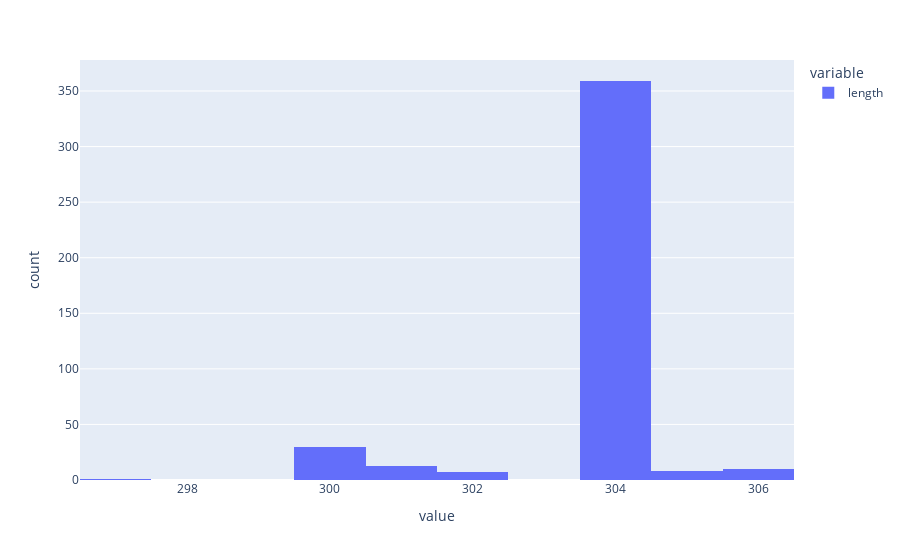

This figure's notebook cell:
### Markdown cell above
### plot lengths

### Code cell
px.histogram(lengths.length)

### Figure 1 — Plotly figure (JSON) as saved in the notebook; plotly's stock layout.template omitted (floating-point values rounded to 4 significant figures; data arrays with more than 128 entries replaced by an {"elided": "..."} marker saying what was removed)
{"data": [{"alignmentgroup": "True", "bingroup": "x", "hovertemplate": "variable=length<br>value=%{x}<br>count=%{y}<extra></extra>", "legendgroup": "length", "marker": {"color": "#636efa", "pattern": {"shape": ""}}, "name": "length", "offsetgroup": "length", "orientation": "v", "showlegend": true, "type": "histogram", "x": {"elided": "428 int values"}, "xaxis": "x", "yaxis": "y"}], "layout": {"barmode": "relative", "legend": {"title": {"text": "variable"}, "tracegroupgap": 0}, "margin": {"t": 60}, "xaxis": {"anchor": "y", "domain": [0, 1], "title": {"text": "value"}}, "yaxis": {"anchor": "x", "domain": [0, 1], "title": {"text": "count"}}}}
